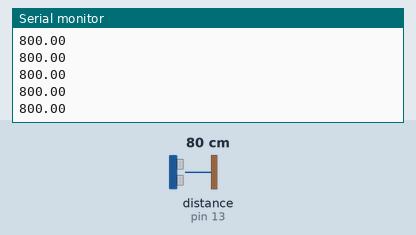
A sketch run on a simulated Arduino Uno, built with avr-gcc and run on an emulated ATmega328P. On the bench: the last lines printed to the serial monitor. The test bench sets the inputs (shaded band); at power-on: distance to the obstacle (sensor on pin 13) 80 cm. The echo pulse lasts 58.3 µs per cm.

Above: at 1.2 s.
1.3 s: distance to the obstacle (sensor on pin 13) set to 2 cm
At 1.72 s:
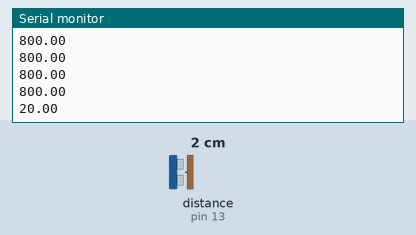
2.8 s: distance to the obstacle (sensor on pin 13) set to 4 cm
At 2.97 s:
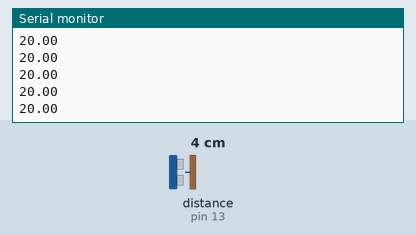
Timing chart, 0 to 5.8 s (numbered marks = the images above; inputs shaded):
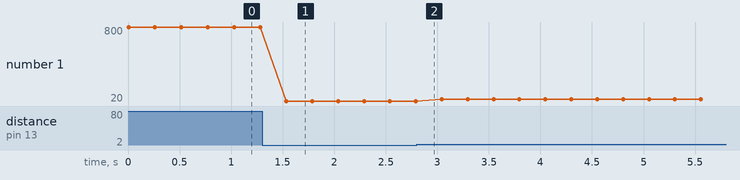

The sketch:

ultrasonic.ino
```cpp
#include <hcsr04.h>

#define TRIG_PIN 12
#define ECHO_PIN 13

HCSR04 hcsr04(TRIG_PIN, ECHO_PIN, 20, 4000);

void setup(){
    Serial.begin(112500);
}

void loop() {

    // Output the distance in mm
  Serial.println(hcsr04.distanceInMillimeters());

    // Output information about the device, driver, and distance in Bifrost JSON format
//    Serial.println(hcsr04.ToString());

    delay(250);
}
```

Measured:
- after the input at 1.3 s, the serial monitor: prints a new line after 0.24 s (image 1)
- plotted number 1: 800 → 20 after the input at 1.3 s, 20 → 40 after the input at 2.8 s
